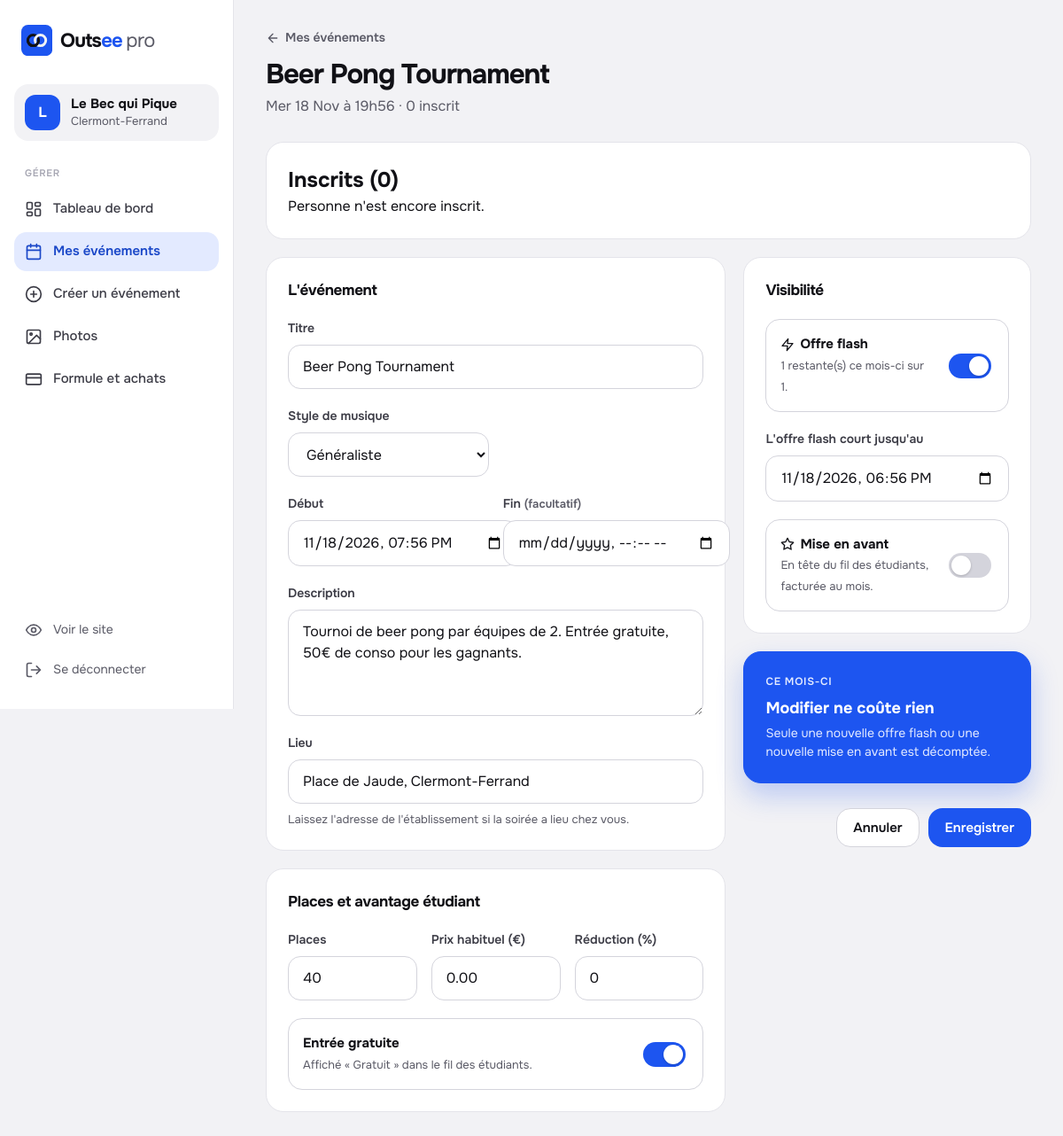
Page /partenaire/edit_event.php?id=2 (signed in) on the committed database.
### tables this page shows
CREATE TABLE IF NOT EXISTS etablissements (
    id INT PRIMARY KEY AUTO_INCREMENT,
    user_id INT NOT NULL,
    nom VARCHAR(200) NOT NULL,
    type ENUM('bar', 'boite', 'resto', 'afterwork', 'club', 'bde') NOT NULL,
     
    verification ENUM('non_requise','en_attente','validee','refusee') NOT NULL DEFAULT 'non_requise',
    verifie_par INT NULL DEFAULT NULL,
    verifie_le DATETIME NULL DEFAULT NULL,
    verification_note VARCHAR(255) NULL DEFAULT NULL,
    adresse VARCHAR(255),
    ville VARCHAR(100) DEFAULT 'Clermont-Ferrand',
     
     
    latitude DECIMAL(10,7) DEFAULT NULL,
    longitude DECIMAL(10,7) DEFAULT NULL,
    FOREIGN KEY (user_id) REFERENCES users(id) ON DELETE CASCADE
);

CREATE TABLE IF NOT EXISTS evenements (
    id INT PRIMARY KEY AUTO_INCREMENT,
    etablissement_id INT NOT NULL,
    titre VARCHAR(255) NOT NULL,
    description TEXT,
    type ENUM('bar', 'boite', 'resto', 'afterwork', 'sport') NOT NULL,
     
     
     
    style_musique VARCHAR(20) NULL DEFAULT NULL,
     
     
    sport VARCHAR(20) NULL DEFAULT NULL,
    format VARCHAR(20) NULL DEFAULT NULL,
    date_heure DATETIME NOT NULL,
     
     
    date_fin DATETIME NULL DEFAULT NULL,
    quota INT DEFAULT 100,
    reduction INT DEFAULT 0,
    prix_normal DECIMAL(8,2) DEFAULT 0,
    is_flash TINYINT(1) DEFAULT 0,
    flash_expiry DATETIME,
    is_gratuit TINYINT(1) DEFAULT 0,
     
     
     
     
    is_sponsorise TINYINT(1) NOT NULL DEFAULT 0,
    sponsor_formule ENUM('boost24','top7','premium30') DEFAULT NULL,
    sponsor_tarif DECIMAL(8,2) NOT NULL DEFAULT 0,
    sponsor_jusqu_au DATETIME DEFAULT NULL,
    sponsor_debut DATETIME DEFAULT NULL,
    inscriptions_jusqu_au DATETIME DEFAULT NULL,
     
    supplement_tarif DECIMAL(8,2) NOT NULL DEFAULT 0,
    lieu VARCHAR(255),
    created_at TIMESTAMP DEFAULT CURRENT_TIMESTAMP,
    INDEX idx_sponsor (is_sponsorise, sponsor_jusqu_au),
    INDEX idx_style_musique (style_musique, date_heure),
    FOREIGN KEY (etablissement_id) REFERENCES etablissements(id) ON DELETE CASCADE
);

### includes/evenement_pro.php (the view, shortened to what the rows shown need)
<?php
require_once __DIR__ . '/crm.php';
require_once __DIR__ . '/comptes.php';
require_once __DIR__ . '/capacites.php';
require_once __DIR__ . '/musique.php';
function valeurDateLocale(?string $date): string
{
    return $date ? date('Y-m-d\TH:i', (int) strtotime($date)) : '';
}
function traiterRetourPaiementEvenement(PDO $pdo, array $etab): ?array
{
    return null;
}
function formulaireEvenementHtml(PDO $pdo, array $etab, array $capacites, array $valeurs, ?array $existant): string
{
    $val     = static fn (string $cle, $defaut = '') => $valeurs[$cle] ?? $defaut;
    $h       = static fn ($s): string => htmlspecialchars((string) $s, ENT_QUOTES);
    $usage   = usagePartenaireMois($pdo, (int) $etab['id'], $capacites);
    $flashOk = flashDisponible($pdo, (int) $etab['id'], $capacites, $existant ? (int) $existant['id'] : null) || !empty($val('is_flash'));
    $offerte = $usage['mises_en_avant']['offertes_restantes'] > 0;
    ?>
    <form method="post" class="grille-tdb" novalidate>
      <div class="pile">
        <section class="carte formulaire" aria-labelledby="f-infos">
          <h2 class="carte__titre" id="f-infos">L'événement</h2>
          <div class="champ">
            <label for="titre">Titre</label>
            <input type="text" id="titre" name="titre" required maxlength="255" value="<?= $h($val('titre')) ?>" placeholder="Soirée étudiante : DJ et happy hour">
          </div>
          <div class="formulaire__ligne">
            <div class="champ">
              <label for="style_musique">Style de musique</label>
              <select id="style_musique" name="style_musique">
                <?php foreach (stylesMusique() as $code => $lib): ?>
                  <option value="<?= $h($code) ?>"<?= $val('style_musique') === $code ? ' selected' : '' ?>><?= $h($lib) ?></option>
                <?php endforeach; ?>
              </select>
            </div>
          </div>
          <div class="formulaire__ligne">
            <div class="champ">
              <label for="date_heure">Début</label>
              <input type="datetime-local" id="date_heure" name="date_heure" required value="<?= $h(valeurDateLocale($val('date_heure') ?: null)) ?>">
            </div>
          </div>
          <div class="champ">
            <label for="description">Description</label>
            <textarea id="description" name="description" placeholder="L'ambiance, les animations, ce qui est compris avec la réduction…"><?= $h($val('description')) ?></textarea>
          </div>
          <div class="champ">
            <label for="lieu">Lieu</label>
            <input type="text" id="lieu" name="lieu" maxlength="255" value="<?= $h($val('lieu', $etab['adresse'] ?? '')) ?>" placeholder="<?= $h($etab['adresse'] ?? $etab['nom']) ?>">
            <span class="champ__aide">Laissez l'adresse de l'établissement si la soirée a lieu chez vous.</span>
          </div>
        </section>
        <section class="carte formulaire" aria-labelledby="f-offre">
          <h2 class="carte__titre" id="f-offre">Places et avantage étudiant</h2>
          <div class="formulaire__ligne formulaire__ligne--3">
            <div class="champ">
              <label for="quota">Places</label>
              <input type="number" id="quota" name="quota" min="1" max="10000" required value="<?= (int) $val('quota', 50) ?>">
            </div>
            <div class="champ">
              <label for="prix_normal">Prix habituel (€)</label>
              <input type="number" id="prix_normal" name="prix_normal" min="0" step="0.5" value="<?= $h($val('prix_normal', 0)) ?>">
            </div>
            <div class="champ">
              <label for="reduction">Réduction (%)</label>
              <input type="number" id="reduction" name="reduction" min="0" max="100" value="<?= (int) $val('reduction', 0) ?>">
            </div>
          </div>
          <label class="interrupteur">
            <div><strong>Entrée gratuite</strong><span>Affiché « Gratuit » dans le fil des étudiants.</span></div>
            <input type="checkbox" name="is_gratuit" value="1"<?= !empty($val('is_gratuit')) ? ' checked' : '' ?>>
          </label>
        </section>
      </div>
      <aside class="pile">
        <section class="carte formulaire" aria-labelledby="f-visibilite">
          <h2 class="carte__titre" id="f-visibilite">Visibilité</h2>
          <label class="interrupteur">
            <div><strong><?= iconeSite('eclair', 'icon-sm') ?> Offre flash</strong>
              <span><?= $capacites['flash_par_mois'] === null ? 'Illimitées avec votre formule.' : (int) $usage['flash']['restants'] . ' restante(s) ce mois-ci sur ' . (int) $capacites['flash_par_mois'] . '.' ?></span></div>
            <input type="checkbox" name="is_flash" value="1" data-ouvre="bloc-flash"<?= !empty($val('is_flash')) ? ' checked' : '' ?><?= $flashOk ? '' : ' disabled' ?>>
          </label>
          <div class="champ" id="bloc-flash"<?= empty($val('is_flash')) ? ' hidden' : '' ?>>
            <label for="flash_expiry">L'offre flash court jusqu'au</label>
            <input type="datetime-local" id="flash_expiry" name="flash_expiry" value="<?= $h(valeurDateLocale($val('flash_expiry') ?: null)) ?>">
          </div>
          <label class="interrupteur">
            <div><strong><?= iconeSite('etoile', 'icon-sm') ?> Mise en avant</strong>
              <span><?= $offerte ? 'Une mise en avant offerte disponible ce mois-ci.' : (stripeActif() ? 'En tête du fil des étudiants, payée par carte à la publication.' : 'En tête du fil des étudiants, facturée au mois.') ?></span></div>
            <input type="checkbox" name="is_sponsorise" value="1" data-ouvre="bloc-sponso"<?= !empty($val('is_sponsorise')) ? ' checked' : '' ?>>
          </label>
        </section>
      </aside>
    </form>
    <?php
    return (string) ob_get_clean();
}

### includes/site.php (shortened to what the rows shown need)
<?php
require_once __DIR__ . '/auth_check.php';
function iconeSite(string $nom, string $classes = '', string $titre = ''): string
{
    $acc = $titre !== ''
        ? 'role="img" aria-label="' . htmlspecialchars($titre, ENT_QUOTES) . '"'
        : 'aria-hidden="true" focusable="false"';
    return '<svg class="icon' . ($classes !== '' ? ' ' . htmlspecialchars($classes, ENT_QUOTES) : '') . '" viewBox="0 0 24 24" ' . $acc . '>' . ICONES_SITE[$nom] . '</svg>';
}
function marqueSite(string $suffixe = '', string $href = '', string $couleur = '#1D55F0', string $classes = ''): string
{
    static $n = 0;
    $n++;
    $clip = 'moitieBasse' . $n;
    $tuile = '<svg class="marque__tuile" viewBox="0 0 512 512" fill="none" aria-hidden="true" focusable="false">'
           . '<defs><clipPath id="' . $clip . '"><rect x="0" y="255.5" width="512" height="256.5"/></clipPath></defs>'
           . '<rect width="512" height="512" rx="112" fill="' . htmlspecialchars($couleur, ENT_QUOTES) . '"/>'
           . '<circle cx="196.5" cy="255.5" r="88.5" stroke="#111116" stroke-width="43"/>'
           . '<circle cx="314.5" cy="255.5" r="88.5" stroke="#F2F2F5" stroke-width="43"/>'
           . '<circle cx="196.5" cy="255.5" r="88.5" stroke="#111116" stroke-width="43" clip-path="url(#' . $clip . ')"/>'
           . '</svg>';
    $mot = '<span class="marque__mot" aria-hidden="true">Outs<span class="marque__ee" style="color:' . htmlspecialchars($couleur, ENT_QUOTES) . '">ee</span>'
         . ($suffixe !== '' ? '<span class="marque__suffixe">' . htmlspecialchars($suffixe) . '</span>' : '')
         . '</span>';
    $sr     = '<span class="sr-only">Outsee' . ($suffixe !== '' ? ' ' . htmlspecialchars($suffixe) : '') . '</span>';
    $classe = 'marque' . ($classes !== '' ? ' ' . $classes : '');
    return $href !== ''
        ? '<a class="' . $classe . '" href="' . htmlspecialchars($href, ENT_QUOTES) . '">' . $sr . $tuile . $mot . '</a>'
        : '<span class="' . $classe . '">' . $sr . $tuile . $mot . '</span>';
}
function siteDebut(string $titre, array $options = []): void
{
    $classe      = (string) ($options['classe'] ?? '');
    echo "<!DOCTYPE html>\n<html lang=\"fr\">\n<head>\n";
    echo '<link rel="stylesheet" href="' . htmlspecialchars(asset('/assets/css/site.css'), ENT_QUOTES) . "\">\n";
    echo "</head>\n<body" . ($classe !== '' ? ' class="' . htmlspecialchars($classe, ENT_QUOTES) . '"' : '') . ">\n";
}
function siteFin(): void
{
    echo "\n</body>\n</html>\n";
}
function etablissementConnecte(PDO $pdo): ?array
{
    $stmt = $pdo->prepare('SELECT * FROM etablissements WHERE user_id = ? LIMIT 1');
    $stmt->execute([(int) ($_SESSION['user_id'] ?? 0)]);
    return $stmt->fetch() ?: null;
}
function ouvrirEspacePro(PDO $pdo, bool $formuleRequise = true): array
{
    $etab = etablissementConnecte($pdo);
    if ($formuleRequise) {
        require_once __DIR__ . '/comptes.php';
        if (etatAbonnement($pdo, $etab) !== '') {
            header('Location: ' . baseUrl('/partenaire/abonnement.php'));
            exit;
        }
    }
    return $etab;
}
function proDebut(string $titre, string $actif, ?array $etab, array $options = []): void
{
    siteDebut($titre . ' — Outsee pro', ['classe' => 'corps-pro', 'scripts' => $options['scripts'] ?? []]);
    $nom    = (string) ($etab['nom'] ?? 'Mon établissement');
    $ville  = (string) ($etab['ville'] ?? '');
    $init   = mb_strtoupper(mb_substr($nom, 0, 1));
    echo '<div class="pro" id="pro">';
    echo '<header class="pro-haut">' . marqueSite('pro', baseUrl('/partenaire/dashboard.php'))
       . '<button type="button" class="bouton-icone" data-menu-pro aria-controls="pro-cote" aria-expanded="false">'
       . iconeSite('menu', '', 'Ouvrir le menu') . '</button></header>';
    echo '<aside class="pro-cote" id="pro-cote">';
    echo '<div class="pro-etab"><div class="pro-etab__initiale">' . htmlspecialchars($init) . '</div>'
       . '<div><div class="pro-etab__nom">' . htmlspecialchars($nom) . '</div>'
       . ($ville !== '' ? '<div class="pro-etab__ville">' . htmlspecialchars($ville) . '</div>' : '')
       . '</div></div>';
    echo '</aside>';
    echo '<main class="pro-main" id="contenu"><div class="pro-contenu">';
}
function proFin(): void
{
    echo '</div></main></div>';
    siteFin();
}

### partenaire/edit_event.php (shortened to what the rows shown need)
<?php
require_once __DIR__ . '/../includes/site.php';
require_once __DIR__ . '/../includes/db.php';
require_once __DIR__ . '/../includes/evenement_pro.php';
$etab      = ouvrirEspacePro($pdo);
$capacites = capacitesEtablissement($pdo, (int) $etab['id']);
$stmt = $pdo->prepare('SELECT * FROM evenements WHERE id = ? AND etablissement_id = ?');
$stmt->execute([(int) ($_GET['id'] ?? 0), (int) $etab['id']]);
$event = $stmt->fetch();
$valeurs = traiterRetourPaiementEvenement($pdo, $etab) ?? $event;
$stmt = $pdo->prepare("SELECT COUNT(*) FROM inscriptions WHERE evenement_id = ? AND statut != 'annule'");
$stmt->execute([(int) $event['id']]);
$inscrits = (int) $stmt->fetchColumn();
proDebut('Modifier un événement', 'evenements', $etab);
?>
<header class="pro-entete">
  <div>
    <a class="retour" href="<?= htmlspecialchars(baseUrl('/partenaire/evenements.php'), ENT_QUOTES) ?>"><?= iconeSite('fleche-g', 'icon-sm') ?> Mes événements</a>
    <h1 class="titre-pro"><?= htmlspecialchars((string) $event['titre']) ?></h1>
    <p class="pro-entete__sous"><?= htmlspecialchars(dateFr($event['date_heure'], 'D j M')) ?> à <?= date('H\hi', strtotime((string) $event['date_heure'])) ?> · <?= $inscrits ?> inscrit<?= $inscrits > 1 ? 's' : '' ?></p>
  </div>
</header>
<?php
$stmt = $pdo->prepare(
    "SELECT u.prenom, u.nom, u.email, u.ecole, u.promo, i.statut, i.created_at
       FROM inscriptions i JOIN users u ON u.id = i.user_id
      WHERE i.evenement_id = ? AND i.statut <> 'annule' ORDER BY u.nom, u.prenom"
);
$stmt->execute([(int) $event['id']]);
$participants = $stmt->fetchAll();
?>
<section class="carte" style="margin-bottom:20px;">
  <h2 class="titre-section">Inscrits (<?= count($participants) ?>)</h2>
</section>
<?= formulaireEvenementHtml($pdo, $etab, $capacites, $valeurs, $event) ?>
<?php proFin(); ?>

### rows in the picture
etablissements: nom "L", ville "Clermont-Ferrand", lieu "Place de Jaude, Clermont-Ferrand", id "1"
evenements: titre "Beer Pong Tournament", date_heure "Mer 18 Nov", date_heure "19h56", style_musique "Généraliste", date_heure "11/18/2026 19:56", description "Tournoi de beer pong par équipes de 2. Entrée gratuite, 50€ de conso pour les gagnants.", quota "40", prix_normal "0.00", reduction "0", is_gratuit "☑", is_flash "☑", flash_expiry "11/18/2026 18:56"

### other values in the picture
$suffixe "pro"
$nom "Le Bec qui Pique"
$libelle "Tableau de bord"
$libelle "Mes événements"
$libelle "Créer un événement"
$libelle "Photos"
$libelle "Formule et achats"
$inscrits "0"
count($participants) "0"
$capacites['flash_par_mois'] "1"
